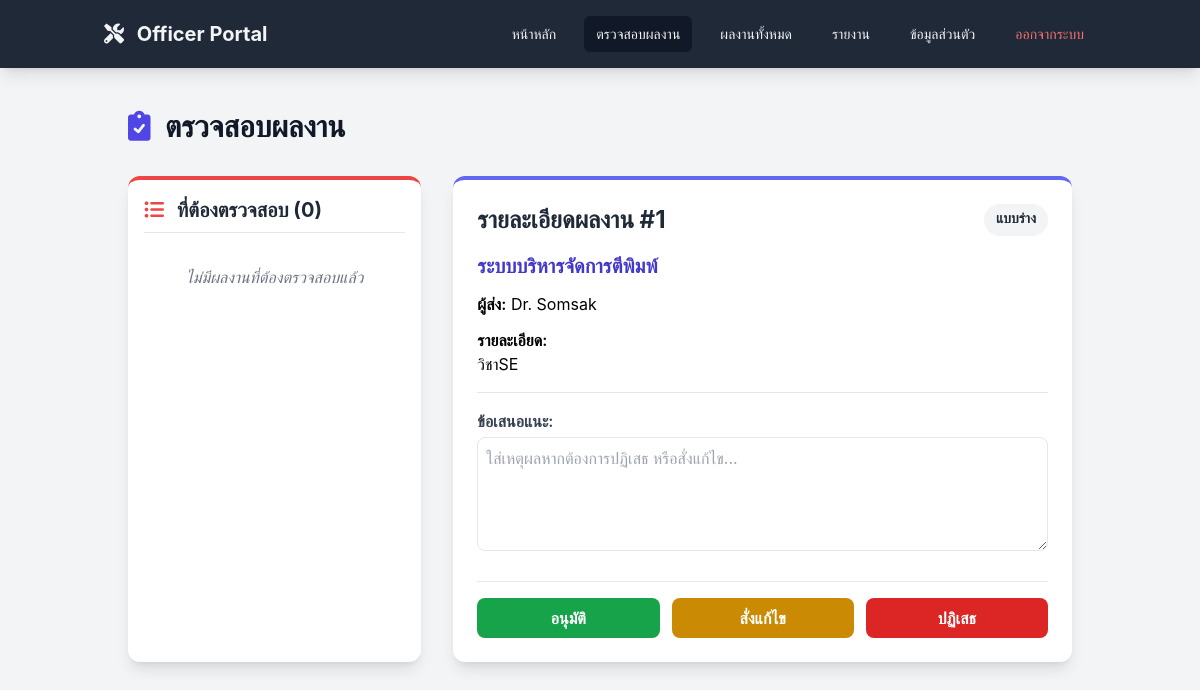
Page /officer_review.php?pub_id=1 (signed in) on the committed database.
### tables this page shows
CREATE TABLE `publications` (
  `PubID` int(11) NOT NULL,
  `PubName` varchar(255) NOT NULL,
  `PubDetail` text,
  `PubType` varchar(100) DEFAULT NULL,
  `PubStatus` enum('Draft','Pending','Published','Rejected') DEFAULT 'Draft',
  `PubDate` date DEFAULT NULL,
  `User_id` int(11) NOT NULL,
  `Created_at` timestamp NOT NULL DEFAULT CURRENT_TIMESTAMP
);

CREATE TABLE `users` (
  `User_Id` int(11) NOT NULL,
  `UserName` varchar(100) NOT NULL,
  `UserEmail` varchar(100) NOT NULL,
  `UserPass` varchar(255) NOT NULL,
  `UserRole` enum('Admin','Officer','Teacher') NOT NULL,
  `Created_at` timestamp NOT NULL DEFAULT CURRENT_TIMESTAMP
);

### officer_review.php (the view, shortened to what this page needs)
<?php
include('auth_config.php');
$pub_id = isset($_GET['pub_id']) ? intval($_GET['pub_id']) : null;
$publication = null;
$all_pending = [];
$show_detail = false;
try {
    $stmt_all_pending = $pdo->query("
        SELECT p.PubID, p.PubName, p.PubType, p.Created_at, u.UserName
        FROM publications p JOIN users u ON p.User_id = u.User_Id
        WHERE p.PubStatus = 'Pending' ORDER BY p.Created_at ASC
    ");
    $all_pending = $stmt_all_pending->fetchAll(PDO::FETCH_ASSOC);
} catch (\PDOException $e) {
    $error_message_list = "❌ เกิดข้อผิดพลาด: " . $e->getMessage();
}
if ($pub_id) {
    try {
        $stmt_detail = $pdo->prepare("
            SELECT p.*, u.UserName
            FROM publications p JOIN users u ON p.User_id = u.User_Id
            WHERE p.PubID = ?
        ");
        $stmt_detail->execute([$pub_id]);
        $publication = $stmt_detail->fetch(PDO::FETCH_ASSOC);
        if ($publication) {
            $show_detail = true;
        } else {
            set_session_message('warning', "⚠️ ไม่พบข้อมูลผลงานรหัส #{$pub_id}");
            header("Location: officer_review.php");
            exit();
        }
    } catch (\PDOException $e) {
        $error_message_detail = "❌ เกิดข้อผิดพลาด: " . $e->getMessage();
    }
}
if (!function_exists('get_status_badge')) {
    function get_status_badge($status) {
        switch ($status) {
            case 'Draft': return '<span class="px-3 py-1 text-sm rounded-full bg-gray-100 text-gray-800">แบบร่าง</span>';
        }
    }
}
?>
<!DOCTYPE html>
<html lang="th">
<head>
    <script src="https://cdn.tailwindcss.com"></script>
    <link rel="stylesheet" href="https://cdnjs.cloudflare.com/ajax/libs/font-awesome/6.0.0-beta3/css/all.min.css">
</head>
<body class="bg-gray-100">
    <header class="bg-gray-800 text-gray-100 shadow-lg sticky top-0 z-50">
        <div class="container mx-auto flex justify-between items-center p-4">
            <a href="officer_dashboard.php" class="text-xl font-bold"><i class="fas fa-tools mr-2"></i> Officer Portal</a>
            <nav class="hidden md:flex space-x-4 items-center">
                <a href="officer_dashboard.php" class="px-3 py-2 text-sm rounded-md hover:bg-gray-700">หน้าหลัก</a>
                <a href="officer_review.php" class="px-3 py-2 text-sm rounded-md hover:bg-gray-700 bg-gray-900">ตรวจสอบผลงาน</a>
                <a href="officer_all_publications.php" class="px-3 py-2 text-sm rounded-md hover:bg-gray-700">ผลงานทั้งหมด</a>
                <a href="officer_reports.php" class="px-3 py-2 text-sm rounded-md hover:bg-gray-700">รายงาน</a>
                <a href="profile.php" class="px-3 py-2 text-sm rounded-md hover:bg-gray-700">ข้อมูลส่วนตัว</a>
                <a href="logout.php" class="px-3 py-2 text-sm rounded-md text-red-400 hover:bg-red-700">ออกจากระบบ</a>
            </nav>
        </div>
    </header>
<main class="container mx-auto p-6 md:p-10">
    <h1 class="text-3xl font-extrabold text-gray-900 mb-8"><i class="fas fa-clipboard-check text-indigo-600 mr-2"></i> ตรวจสอบผลงาน</h1>
    <div class="grid grid-cols-1 lg:grid-cols-3 gap-8">
        <div class="lg:col-span-1 bg-white p-4 rounded-xl shadow-lg border-t-4 border-red-500">
            <h2 class="text-xl font-bold text-gray-800 mb-4 pb-2 border-b"><i class="fas fa-list-ul mr-2 text-red-500"></i> ที่ต้องตรวจสอบ (<?= count($all_pending) ?>)</h2>
            <?php if (empty($all_pending)): ?>
                <div class="p-4 text-center text-gray-500 italic">ไม่มีผลงานที่ต้องตรวจสอบแล้ว</div>
            <?php endif; ?>
        </div>
        <div class="lg:col-span-2">
            <?php if ($show_detail && $publication): ?>
                <div class="bg-white p-6 rounded-xl shadow-lg border-t-4 border-indigo-500">
                    <h2 class="text-2xl font-bold text-gray-800 mb-4 flex justify-between">
                        รายละเอียดผลงาน #<?= $publication['PubID'] ?>
                        <?= get_status_badge($publication['PubStatus']) ?>
                    </h2>
                    <div class="border-b pb-4 mb-4 space-y-3">
                        <p class="text-xl font-bold text-indigo-700"><?= htmlspecialchars($publication['PubName']) ?></p>
                        <p><span class="font-semibold">ผู้ส่ง:</span> <?= htmlspecialchars($publication['UserName']) ?></p>
                        <p><span class="font-semibold">รายละเอียด:</span><br><?= nl2br(htmlspecialchars($publication['PubDetail'])) ?></p>
                    </div>
                    <form method="POST" action="officer_process_approval.php">
                        <label for="comment" class="block font-semibold text-gray-700">ข้อเสนอแนะ:</label>
                        <textarea id="comment" name="comment" rows="4" class="mt-1 w-full border rounded-lg p-2" placeholder="ใส่เหตุผลหากต้องการปฏิเสธ หรือสั่งแก้ไข..."></textarea>
                        <div class="mt-6 pt-4 border-t grid grid-cols-1 md:grid-cols-3 gap-3">
                            <button type="submit" name="action" value="approve" class="p-2 bg-green-600 text-white font-bold rounded-lg hover:bg-green-700">อนุมัติ</button>
                            <button type="submit" name="action" value="revision" class="p-2 bg-yellow-600 text-white font-bold rounded-lg hover:bg-yellow-700">สั่งแก้ไข</button>
                            <button type="submit" name="action" value="reject" class="p-2 bg-red-600 text-white font-bold rounded-lg hover:bg-red-700">ปฏิเสธ</button>
                        </div>
                    </form>
                </div>
            <?php else: ?>
                <div class="p-12 text-center text-gray-500 border border-dashed rounded-xl bg-white shadow-md">
                    <i class="fas fa-hand-pointer mr-2"></i> กรุณาเลือกผลงานจากรายการด้านซ้ายเพื่อทำการตรวจสอบ
                </div>
            <?php endif; ?>
        </div>
    </div>
</main>
</body>
</html>

### officer_review.php (style rules this page uses)
body { font-family: 'Inter', 'Tahoma', sans-serif; }

### rows in the picture
publications: PubID "1", PubName "ระบบบริหารจัดการตีพิมพ์", User.UserName "Dr. Somsak", PubDetail "วิชาSE"

### other values in the picture
count($all_pending) "0"
